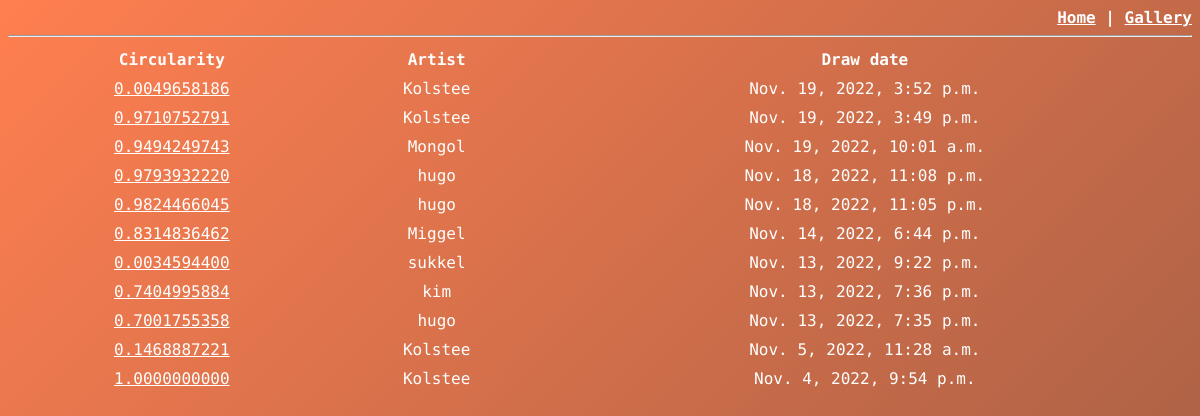
Before: /index/ with the older database file.
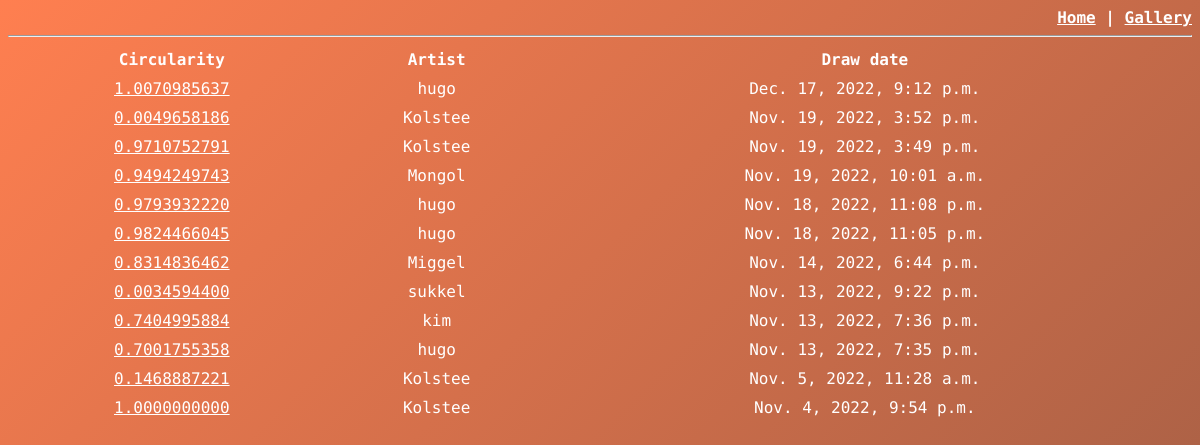
After: the same page with the newer database file.
### circleScoreApp/models.py (models this page shows, shortened)
class Circle(models.Model):
    artist_name = models.CharField(max_length = 200)
    circularity = models.DecimalField(max_digits = 16, decimal_places=10)
    circle = models.ImageField(upload_to='circles/')
    draw_date = models.DateTimeField(auto_now_add = True)

### circleScoreApp/views.py (the view)
# urls.py: path('index/', views.index, name = 'index'),
def index(request):
    all_circles_list = Circle.objects.order_by('-draw_date')
    drawn_today = Circle.objects.filter(draw_date__date= datetime.date.today())
    best_today = drawn_today.order_by('-circularity').first()
    context = {
        'all_circles_list': all_circles_list,
        'best_today': best_today,
    }
    return render(request, 'circleScoreApp/index.html', context)

### circleScoreApp/templates/circleScoreApp/index.html (shortened to what this page needs)
{% extends 'circleScoreApp/base_template.html' %}
{% load static %}
{% block content %}
{% if all_circles_list %}
    <table>
        <tr>
            <th>Circularity</th>
            <th>Artist</th>
            <th>Draw date</th>
        </tr>
        {% for circle in all_circles_list %}
            <tr>
                <td><a href={% url 'circle' circle.id %}>{{ circle.circularity }}</a></td>
                <td>{{ circle.artist_name }}</td>
                <td>{{ circle.draw_date }}</td>
            </tr>
        {% endfor %}
    </table>
{% else %}
    <p>No circles are available.</p>
{% endif %}
{% endblock %}

Changed rows visible on the page:
added Circle: circularity "1.0070985637", artist_name "hugo", draw_date "Dec. 17, 2022, 9:12 p.m."
